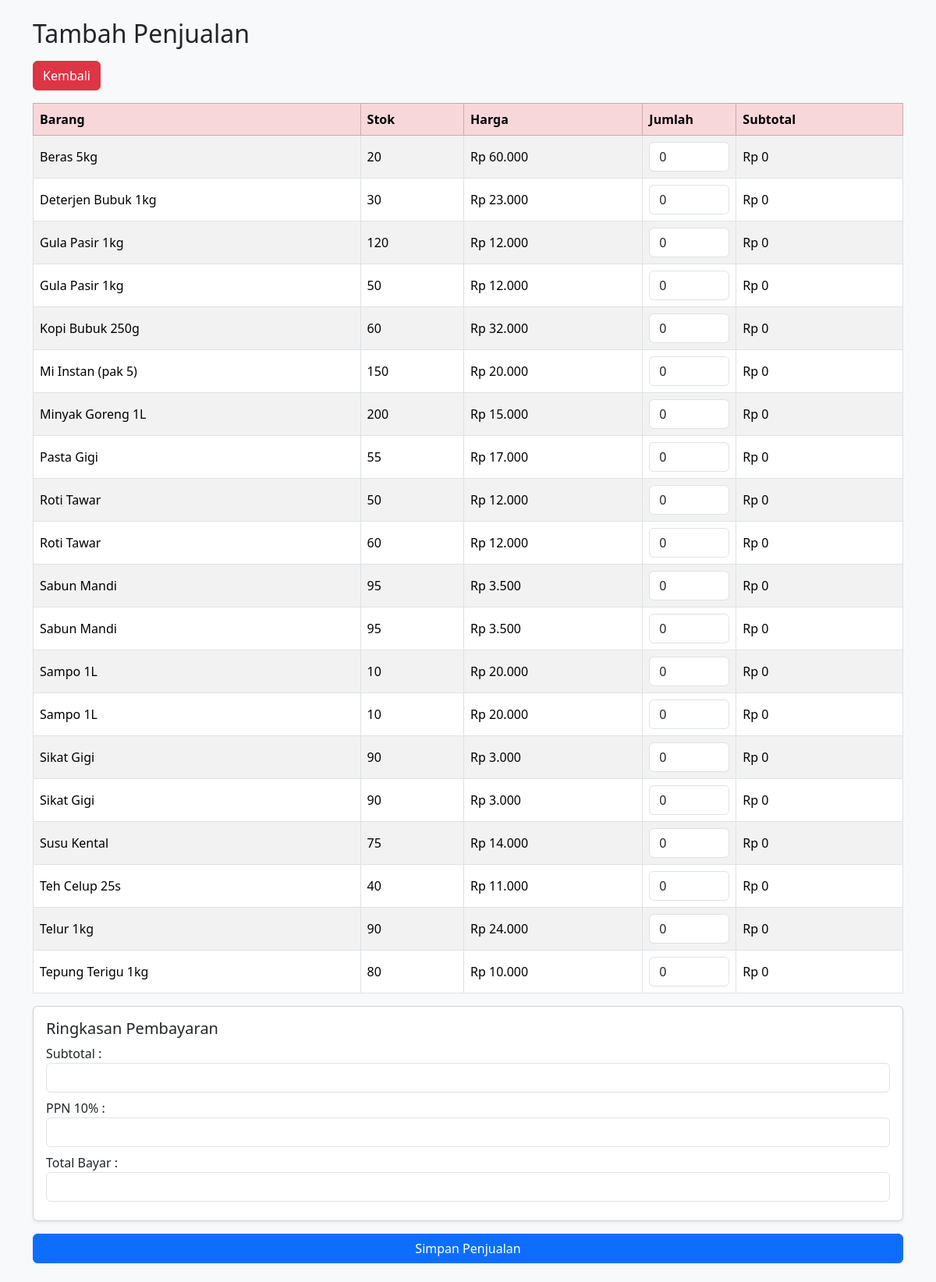
The page /transaksi/tambah_penjualan.php (signed in) on the database its author committed.
### tables this page shows
CREATE TABLE barang (
  idbarang INT AUTO_INCREMENT PRIMARY KEY,
  jenis CHAR(1) NOT NULL,
  nama VARCHAR(150) NOT NULL,
  idsatuan INT,
  status TINYINT DEFAULT 1,
  harga_beli DECIMAL(12,2) DEFAULT 0,
  harga_jual DECIMAL(12,2) DEFAULT 0,
  FOREIGN KEY (idsatuan) REFERENCES satuan(idsatuan) ON DELETE SET NULL
);

### transaksi/tambah_penjualan.php (the view, shortened to what this page needs)
<?php
include '../config/koneksi.php';
$barang = mysqli_query($koneksi, "
    SELECT b.idbarang, b.nama, b.harga_jual, COALESCE(s.jumlah,0) AS stok
    FROM barang b
    LEFT JOIN stok s ON b.idbarang = s.idbarang
    WHERE b.status = 1
    ORDER BY b.nama ASC
");
?>
<!DOCTYPE html>
<html lang="id">
<head>
<link href="https://cdn.jsdelivr.net/npm/bootstrap@5.3.3/dist/css/bootstrap.min.css" rel="stylesheet">
</head>
<body class="bg-light">
<div class="container py-4">
    <h2 class="mb-3">Tambah Penjualan</h2>
    <a href="penjualan.php" class="btn btn-danger mb-3">Kembali</a>
    <form action="simpan_penjualan.php" method="POST">
        <table class="table table-bordered table-striped align-middle">
            <thead class="table-danger">
                <tr>
                    <th>Barang</th>
                    <th>Stok</th>
                    <th>Harga</th>
                    <th width="120">Jumlah</th>
                    <th>Subtotal</th>
                </tr>
            </thead>
            <tbody>
                <?php while($b = mysqli_fetch_assoc($barang)): ?>
                <tr>
                    <td><?= htmlspecialchars($b['nama']) ?></td>
                    <td><?= $b['stok'] ?></td>
                    <td>Rp <?= number_format($b['harga_jual'], 0, ',', '.') ?></td>
                    <td>
                        <input
                            type="number"
                            name="jumlah[<?= $b['idbarang'] ?>]"
                            class="form-control jumlah-input"
                            min="0"
                            max="<?= $b['stok'] ?>"
                            value="0"
                            data-harga="<?= $b['harga_jual'] ?>"
                            data-id="<?= $b['idbarang'] ?>"
                        >
                    </td>
                    <td>
                        <span id="subtotal_<?= $b['idbarang'] ?>">Rp 0</span>
                    </td>
                </tr>
                <?php endwhile; ?>
            </tbody>
        </table>
        <div class="card p-3 shadow-sm">
            <h5>Ringkasan Pembayaran</h5>
            <div class="mb-2">
                <label>Subtotal :</label>
                <input type="text" id="subtotal_all" class="form-control" readonly>
            </div>
            <div class="mb-2">
                <label>PPN 10% :</label>
                <input type="text" id="ppn" class="form-control" readonly>
            </div>
            <div class="mb-2">
                <label>Total Bayar :</label>
                <input type="text" id="total_all" class="form-control fw-bold" readonly>
            </div>
        </div>
        <button type="submit" class="btn btn-primary mt-3 w-100">Simpan Penjualan</button>
    </form>
</div>
</body>
</html>

### rows shown on the page
barang: nama "Beras 5kg", stok "20", harga_jual "60.000"
barang: nama "Deterjen Bubuk 1kg", stok "30", harga_jual "23.000"
barang: nama "Gula Pasir 1kg", stok "120", harga_jual "12.000", stok "50"
barang: nama "Kopi Bubuk 250g", stok "60", harga_jual "32.000"
barang: nama "Mi Instan (pak 5)", stok "150", harga_jual "20.000"
barang: nama "Minyak Goreng 1L", stok "200", harga_jual "15.000"
barang: nama "Pasta Gigi", stok "55", harga_jual "17.000"
barang: nama "Roti Tawar", stok "50", harga_jual "12.000", stok "60"
barang: nama "Sabun Mandi", stok "95", harga_jual "3.500"
barang: nama "Sampo 1L", stok "10", harga_jual "20.000"
barang: nama "Sikat Gigi", stok "90", harga_jual "3.000"
barang: nama "Susu Kental", stok "75", harga_jual "14.000"
barang: nama "Teh Celup 25s", stok "40", harga_jual "11.000"
barang: nama "Telur 1kg", stok "90", harga_jual "24.000"
barang: nama "Tepung Terigu 1kg", stok "80", harga_jual "10.000"
